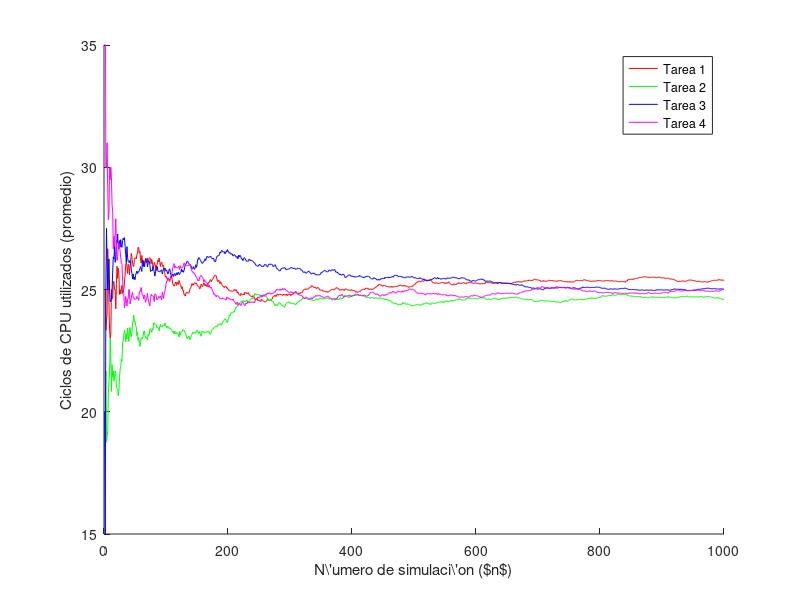

Source code (MATLAB):
function grafico()

data = csvread('experimento.csv');

figure;
hold on;
plot(1:rows(data), data(:, 1), 'color', 'red');
plot(1:rows(data), data(:, 2), 'color', 'green');
plot(1:rows(data), data(:, 3), 'color', 'blue');
plot(1:rows(data), data(:, 4), 'color', 'magenta');
hold off;

legend({'Tarea 1', 'Tarea 2', 'Tarea 3', 'Tarea 4'});
legend('boxon');

xlabel('N\''umero de simulaci\''on ($n$)');
ylabel('Ciclos de CPU utilizados (promedio)');

ylim([15, 35]);

oldpwd = pwd();
cd('../tex');
print('ej9-grafico-ecuanimidad', '-S950,450', '-dtex');
cd(oldpwd);